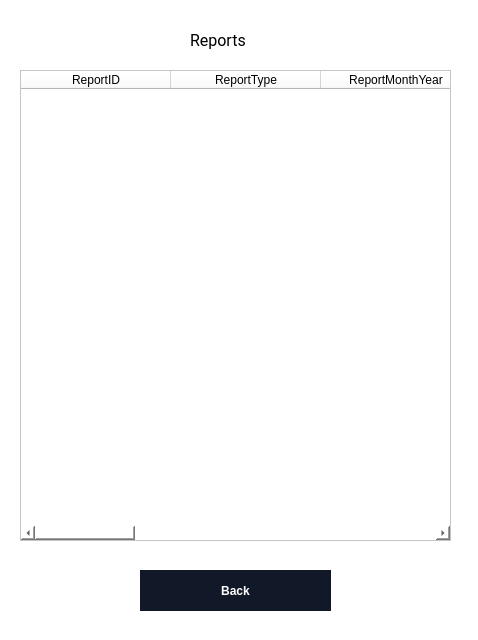
<?xml version="1.0" encoding="UTF-8"?>
<ui version="4.0">
 <class>MainWindow</class>
 <widget class="QMainWindow" name="MainWindow">
  <property name="geometry">
   <rect>
    <x>0</x>
    <y>0</y>
    <width>478</width>
    <height>640</height>
   </rect>
  </property>
  <property name="windowTitle">
   <string>MainWindow</string>
  </property>
  <widget class="QWidget" name="centralwidget">
   <property name="styleSheet">
    <string notr="true">background:white</string>
   </property>
   <widget class="QTableWidget" name="tableWidget">
    <property name="geometry">
     <rect>
      <x>20</x>
      <y>70</y>
      <width>431</width>
      <height>471</height>
     </rect>
    </property>
    <attribute name="horizontalHeaderDefaultSectionSize">
     <number>150</number>
    </attribute>
    <attribute name="horizontalHeaderMinimumSectionSize">
     <number>50</number>
    </attribute>
    <attribute name="verticalHeaderDefaultSectionSize">
     <number>22</number>
    </attribute>
    <column>
     <property name="text">
      <string>ReportID</string>
     </property>
    </column>
    <column>
     <property name="text">
      <string>ReportType</string>
     </property>
    </column>
    <column>
     <property name="text">
      <string>ReportMonthYear</string>
     </property>
    </column>
    <column>
     <property name="text">
      <string>GeneratedAt</string>
     </property>
    </column>
    <column>
     <property name="text">
      <string>User_ID</string>
     </property>
    </column>
    <column>
     <property name="text">
      <string>Income/CashIn</string>
     </property>
    </column>
    <column>
     <property name="text">
      <string>Expense/CashOut</string>
     </property>
    </column>
    <column>
     <property name="text">
      <string>NetRevenue/NetCashFlow</string>
     </property>
    </column>
   </widget>
   <widget class="QLabel" name="label">
    <property name="geometry">
     <rect>
      <x>190</x>
      <y>20</y>
      <width>221</width>
      <height>41</height>
     </rect>
    </property>
    <property name="font">
     <font>
      <family>Roboto</family>
      <pointsize>12</pointsize>
     </font>
    </property>
    <property name="styleSheet">
     <string notr="true">background:none;</string>
    </property>
    <property name="text">
     <string>Reports</string>
    </property>
   </widget>
   <widget class="QPushButton" name="pushButton">
    <property name="geometry">
     <rect>
      <x>140</x>
      <y>570</y>
      <width>191</width>
      <height>41</height>
     </rect>
    </property>
    <property name="cursor">
     <cursorShape>PointingHandCursor</cursorShape>
    </property>
    <property name="styleSheet">
     <string notr="true">
  background-color: #111827;
  border: 1px solid transparent;
  border-radius: .75rem;
  color: #FFFFFF;
  font-family: &quot;Inter var&quot;,ui-sans-serif,system-ui,-apple-system,system-ui,&quot;Segoe UI&quot;,Roboto,&quot;Helvetica Neue&quot;,Arial,&quot;Noto Sans&quot;,sans-serif,&quot;Apple Color Emoji&quot;,&quot;Segoe UI Emoji&quot;,&quot;Segoe UI Symbol&quot;,&quot;Noto Color Emoji&quot;;
  font-size: 1.125rem;
  font-weight: 600;
  line-height: 1.5rem;
  padding: .75rem 1.2rem;
  text-align: center;
  width: auto;
</string>
    </property>
    <property name="text">
     <string>Back</string>
    </property>
   </widget>
  </widget>
 </widget>
 <resources/>
 <connections/>
</ui>
